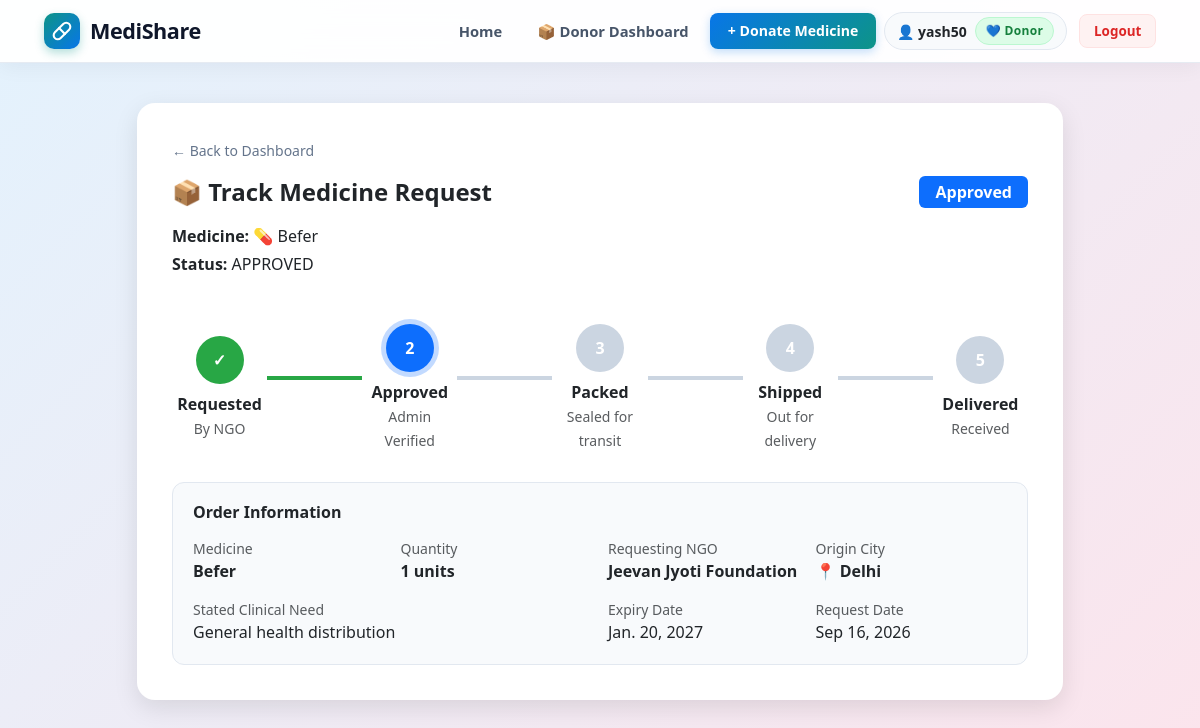
Page /track/52/ (signed in) on the committed database.
### core/models.py (models this page shows, shortened)
class User(AbstractUser):
    ROLE_CHOICES = (
        ('DONOR', 'Donor'),
        ('NGO', 'NGO'),
    )
    role = models.CharField(max_length=10, choices=ROLE_CHOICES, default='DONOR')
    phone = models.CharField(max_length=15, blank=True, null=True)
    address = models.TextField(blank=True, null=True)
    ngo_name = models.CharField(max_length=200, blank=True, null=True)
    NGO_STATUS_CHOICES = (
        ('PENDING', 'Pending Verification'),
        ('APPROVED', 'Approved'),
        ('REJECTED', 'Rejected'),
    )
    ngo_reg_number = models.CharField(max_length=100, blank=True, null=True)
    ngo_document = models.FileField(upload_to='ngo_documents/', blank=True, null=True)
    is_verified_ngo = models.BooleanField(default=False)
    ngo_verification_status = models.CharField(max_length=20, choices=NGO_STATUS_CHOICES, default='PENDING')

class MedicineRequest(models.Model):
    STATUS_CHOICES = [
        ('REQUESTED', 'Requested'),
        ('APPROVED', 'Approved'),
        ('PACKED', 'Packed'),
        ('SHIPPED', 'Shipped'),
        ('OUT_FOR_DELIVERY', 'Out for Delivery'),
        ('DELIVERED', 'Delivered'),
        ('REJECTED', 'Rejected'),
    ]
    ngo = models.ForeignKey(User, on_delete=models.CASCADE)
    donation = models.ForeignKey(MedicineDonation, on_delete=models.CASCADE)
    quantity = models.IntegerField(default=1)
    reason = models.TextField(blank=True, null=True)
    status = models.CharField(
        max_length=20,
        choices=STATUS_CHOICES,
        default='REQUESTED'
    )
    created_at = models.DateTimeField(auto_now_add=True)

class MedicineDonation(models.Model):
    STATUS_CHOICES = [
        ('PENDING', 'Pending'),
        ('APPROVED', 'Approved'),
        ('REJECTED', 'Rejected'),
    ]
    PACKAGING_CHOICES = [
        ('SEALED_BLISTER', 'Original Sealed Blister/Strip'),
        ('INTACT_BOTTLE', 'Unopened Bottle with Intact Seal'),
        ('ORIGINAL_BOX', 'Original Intact Box/Vial Pack'),
        ('OPENED_DAMAGED', 'Opened or Damaged Packaging (Ineligible)'),
    ]
    STORAGE_CHOICES = [
        ('ROOM_TEMPERATURE', 'Room Temperature (< 25°C)'),
        ('COLD_CHAIN', 'Refrigerated / Cold Chain (2°C - 8°C)'),
        ('COOL_DRY', 'Cool & Dry Place (< 30°C)'),
    ]
    donor = models.ForeignKey(User, on_delete=models.CASCADE)
    medicine_name = models.CharField(max_length=100)
    quantity = models.IntegerField()
    expiry_date = models.DateField()
    city = models.CharField(max_length=100)
    batch_number = models.CharField(max_length=50, blank=True, null=True, default='')
    manufacturer = models.CharField(max_length=100, blank=True, null=True, default='')
    packaging_condition = models.CharField(max_length=30, choices=PACKAGING_CHOICES, default='SEALED_BLISTER')
    is_opened = models.BooleanField(default=False)
    storage_conditions = models.CharField(max_length=30, choices=STORAGE_CHOICES, default='ROOM_TEMPERATURE')
    prescription_required = models.BooleanField(default=False)
    authenticity_declared = models.BooleanField(default=True)
    status = models.CharField(max_length=10, choices=STATUS_CHOICES, default='PENDING')
    image = models.ImageField(upload_to='medicine_images/', blank=True, null=True)

### core/views.py (the view)
# urls.py: path('track/<int:id>/', views.track_request, name='track_request'),
@login_required
def track_request(request, id):
    req = get_object_or_404(
        MedicineRequest,
        id=id
    )
    if not request.user.is_superuser and req.ngo != request.user and req.donation.donor != request.user:
        return get_user_dashboard_redirect(request.user)
    return render(
        request,
        'track.html',
        {'req': req}
    )

### core/templates/track.html (shortened to what this page needs)
<!DOCTYPE html>
<html>
<head>
<link href="https://cdn.jsdelivr.net/npm/bootstrap@5.3.0/dist/css/bootstrap.min.css" rel="stylesheet">
<link rel="stylesheet" href="https://cdn.jsdelivr.net/npm/bootstrap-icons@1.11.3/font/bootstrap-icons.min.css">
</head>
<body>
{% include 'navbar.html' %}
<div class="container">
<div class="row justify-content-center">
<div class="col-lg-10">
<div class="track-box">
<a href="{% if request.user.is_superuser %}/admin-dashboard/{% elif request.user.role == 'NGO' %}/ngo/{% else %}/dashboard/{% endif %}" class="back-btn">
    ← Back to Dashboard
</a>
<div class="d-flex justify-content-between align-items-center mb-3">
    <h4 class="mb-0 fw-bold">📦 Track Medicine Request</h4>
    <span class="badge {% if req.status == 'DELIVERED' %}bg-success{% elif req.status == 'REJECTED' %}bg-danger{% else %}bg-primary{% endif %} px-3 py-2 fs-6">
        {{ req.get_status_display }}
    </span>
</div>
<p class="mb-1"><strong>Medicine:</strong> 💊 {{ req.donation.medicine_name }}</p>
<p class="mb-3"><strong>Status:</strong> {{ req.status }}</p>
{% if req.status == 'REJECTED' %}
    <div class="alert alert-danger mt-4">
        <strong>Request Rejected:</strong> This medicine request was reviewed and could not be approved by the safety administration.
    </div>
{% else %}
    <div class="d-flex align-items-center mt-5 mb-4">
        <div class="step">
            <div class="circle {% if req.status == 'REQUESTED' %}active{% else %}done{% endif %}">
                {% if req.status != 'REQUESTED' %}✓{% else %}1{% endif %}
            </div>
            <p class="mt-2 mb-0 fw-semibold">Requested</p>
            <small class="text-muted">By NGO</small>
        </div>
        <div class="line {% if req.status != 'REQUESTED' %}done{% endif %}"></div>
        <div class="step">
            <div class="circle {% if req.status == 'APPROVED' %}active{% elif req.status in 'PACKED SHIPPED OUT_FOR_DELIVERY DELIVERED' %}done{% endif %}">
                {% if req.status in 'PACKED SHIPPED OUT_FOR_DELIVERY DELIVERED' %}✓{% else %}2{% endif %}
            </div>
            <p class="mt-2 mb-0 fw-semibold">Approved</p>
            <small class="text-muted">Admin Verified</small>
        </div>
        <div class="line {% if req.status in 'PACKED SHIPPED OUT_FOR_DELIVERY DELIVERED' %}done{% endif %}"></div>
        <div class="step">
            <div class="circle {% if req.status == 'PACKED' %}active{% elif req.status in 'SHIPPED OUT_FOR_DELIVERY DELIVERED' %}done{% endif %}">
                {% if req.status in 'SHIPPED OUT_FOR_DELIVERY DELIVERED' %}✓{% else %}3{% endif %}
            </div>
            <p class="mt-2 mb-0 fw-semibold">Packed</p>
            <small class="text-muted">Sealed for transit</small>
        </div>
        <div class="line {% if req.status in 'SHIPPED OUT_FOR_DELIVERY DELIVERED' %}done{% endif %}"></div>
        <div class="step">
            <div class="circle {% if req.status == 'SHIPPED' or req.status == 'OUT_FOR_DELIVERY' %}active{% elif req.status == 'DELIVERED' %}done{% endif %}">
                {% if req.status == 'DELIVERED' %}✓{% else %}4{% endif %}
            </div>
            <p class="mt-2 mb-0 fw-semibold">Shipped</p>
            <small class="text-muted">Out for delivery</small>
        </div>
        <div class="line {% if req.status == 'DELIVERED' %}done{% endif %}"></div>
        <div class="step">
            <div class="circle {% if req.status == 'DELIVERED' %}done active{% endif %}">
                {% if req.status == 'DELIVERED' %}✓{% else %}5{% endif %}
            </div>
            <p class="mt-2 mb-0 fw-semibold">Delivered</p>
            <small class="text-muted">Received</small>
        </div>
    </div>
{% endif %}
<div class="details-card">
    <h6 class="fw-bold mb-3">Order Information</h6>
    <div class="row g-3">
        <div class="col-md-3 col-6">
            <small class="text-muted d-block">Medicine</small>
            <strong>{{ req.donation.medicine_name }}</strong>
        </div>
        <div class="col-md-3 col-6">
            <small class="text-muted d-block">Quantity</small>
            <strong>{{ req.quantity }} units</strong>
        </div>
        <div class="col-md-3 col-6">
            <small class="text-muted d-block">Requesting NGO</small>
            <strong>{{ req.ngo.ngo_name|default:req.ngo.username }}</strong>
        </div>
        <div class="col-md-3 col-6">
            <small class="text-muted d-block">Origin City</small>
            <strong>📍 {{ req.donation.city }}</strong>
        </div>
        <div class="col-md-6 col-12">
            <small class="text-muted d-block">Stated Clinical Need</small>
            <span>{{ req.reason|default:"General health distribution" }}</span>
        </div>
        <div class="col-md-3 col-6">
            <small class="text-muted d-block">Expiry Date</small>
            <span>{{ req.donation.expiry_date }}</span>
        </div>
        <div class="col-md-3 col-6">
            <small class="text-muted d-block">Request Date</small>
            <span>{{ req.created_at|date:"M d, Y" }}</span>
        </div>
    </div>
</div>
</div>
</div>
</div>
</div>
</body>
</html>

### core/templates/navbar.html (shortened to what this page needs)
<nav class="navbar navbar-expand-lg medishare-navbar">
  <div class="container-fluid px-lg-4">
    <a class="medishare-brand" href="/">
      <div class="medishare-brand-icon">
        <svg width="20" height="20" viewBox="0 0 24 24" fill="none" stroke="currentColor" stroke-width="2.5" stroke-linecap="round" stroke-linejoin="round">
          <path d="m10.5 20.5 10-10a4.95 4.95 0 1 0-7-7l-10 10a4.95 4.95 0 1 0 7 7Z"></path>
          <path d="m8.5 8.5 7 7"></path>
        </svg>
      </div>
      <span>MediShare</span>
    </a>
    <div class="collapse navbar-collapse justify-content-end" id="medishareNavbar">
      <ul class="navbar-nav align-items-lg-center gap-2 mt-3 mt-lg-0">
        <li class="nav-item">
          <a class="medishare-nav-link" href="/">
            <span>Home</span>
          </a>
        </li>
        {% if user.is_authenticated %}
          {% if user.is_superuser %}
            <li class="nav-item">
              <a class="medishare-nav-link text-primary fw-bold" href="{% url 'admin_dashboard' %}">
                <span>🛡️ Admin Portal</span>
              </a>
            </li>
          {% elif user.role == 'NGO' %}
            <li class="nav-item">
              <a class="medishare-nav-link text-primary fw-bold" href="{% url 'ngo_dashboard' %}">
                <span>🏥 Medicine Marketplace</span>
              </a>
            </li>
          {% else %}
            <li class="nav-item">
              <a class="medishare-nav-link text-primary fw-bold" href="{% url 'dashboard' %}">
                <span>📦 Donor Dashboard</span>
              </a>
            </li>
            <li class="nav-item">
              <a class="btn-nav-donate" href="{% url 'add_donation' %}">
                <span>+ Donate Medicine</span>
              </a>
            </li>
          {% endif %}
          <li class="nav-item">
            <div class="user-badge-pill">
              <span class="fw-semibold text-dark small">👤 {{ user.username }}</span>
              {% if user.is_superuser %}
                <span class="medishare-role-badge badge-role-admin">👑 Admin</span>
              {% elif user.role == 'NGO' %}
                <span class="medishare-role-badge badge-role-ngo">🏥 {{ user.ngo_name|default:"NGO Partner" }}</span>
              {% else %}
                <span class="medishare-role-badge badge-role-donor">💙 Donor</span>
              {% endif %}
            </div>
          </li>
          <li class="nav-item ms-lg-1">
            <a class="btn-nav-logout" href="{% url 'logout' %}">
              <span>Logout</span>
            </a>
          </li>
        {% endif %}
      </ul>
    </div>
  </div>
</nav>

### core/templates/track.html (style rules this page uses)
body { background: linear-gradient(135deg, #e3f2fd, #fce4ec); font-family: 'Segoe UI', sans-serif; min-height: 100vh; padding-bottom: 50px; }
.track-box { background: white; padding: 35px; border-radius: 18px; box-shadow: 0 8px 25px rgba(0,0,0,0.1); margin-top: 40px; }
.step { text-align: center; flex: 1; }
.circle { width: 48px; height: 48px; border-radius: 50%; background: #cbd5e1; margin: auto; line-height: 48px; color: white; font-weight: bold; font-size: 16px; transition: all .3s; }
.active { background: #0d6efd; box-shadow: 0 0 0 5px rgba(13, 110, 253, 0.25); }
.done { background: #28a745; }
.line { height: 4px; background: #cbd5e1; flex: 1; margin-top: -20px; }
.line.done { background: #28a745; }
.details-card { background: #f8fafc; border: 1px solid #e2e8f0; border-radius: 12px; padding: 20px; margin-top: 30px; }
.back-btn { text-decoration: none; color: #64748b; font-size: 14px; display: inline-flex; align-items: center; gap: 5px; margin-bottom: 15px; }

### core/templates/navbar.html (style rules this page uses)
.medishare-navbar { background: rgba(255, 255, 255, 0.94) !important; backdrop-filter: blur(12px); -webkit-backdrop-filter: blur(12px); border-bottom: 1px solid rgba(226, 232, 240, 0.85); box-shadow: 0 4px 20px rgba(15, 23, 42, 0.05); padding: 0.75rem 1.25rem; position: sticky; top: 0; z-index: 1040; transition: all 0.25s ease; }
.medishare-brand { display: flex; align-items: center; gap: 10px; font-weight: 800; font-size: 1.35rem; color: #0f172a !important; text-decoration: none; letter-spacing: -0.02em; }
.medishare-brand-icon { width: 36px; height: 36px; background: linear-gradient(135deg, #0d9488, #0876e8); border-radius: 10px; display: flex; align-items: center; justify-content: center; color: #ffffff; font-size: 1.15rem; box-shadow: 0 4px 10px rgba(13, 148, 136, 0.3); flex-shrink: 0; }
.medishare-nav-link { font-weight: 600; color: #475569 !important; padding: 0.45rem 0.85rem !important; border-radius: 8px; font-size: 0.92rem; text-decoration: none; display: inline-flex; align-items: center; gap: 6px; transition: all 0.2s ease; }
.medishare-role-badge { font-size: 0.75rem; font-weight: 700; letter-spacing: 0.03em; padding: 4px 10px; border-radius: 9999px; display: inline-flex; align-items: center; gap: 4px; }
.badge-role-donor { background-color: #dcfce7; color: #15803d; border: 1px solid #bbf7d0; }
.btn-nav-donate { background: linear-gradient(135deg, #0876e8, #0d9488); color: #ffffff !important; border: none; font-weight: 600; font-size: 0.88rem; border-radius: 8px; padding: 0.45rem 1.1rem; display: inline-flex; align-items: center; gap: 6px; text-decoration: none; box-shadow: 0 3px 10px rgba(8, 118, 232, 0.25); transition: all 0.2s ease; }
.btn-nav-logout { color: #dc2626; background: #fef2f2; border: 1px solid #fee2e2; font-weight: 600; font-size: 0.84rem; border-radius: 8px; padding: 0.4rem 0.85rem; text-decoration: none; display: inline-flex; align-items: center; gap: 5px; transition: all 0.2s ease; }
.user-badge-pill { background: #f8fafc; border: 1px solid #e2e8f0; border-radius: 9999px; padding: 4px 12px; display: inline-flex; align-items: center; gap: 8px; }

### rows in the picture
User: username "yash50"
MedicineRequest: status "Approved", donation.medicine_name "Befer", status "APPROVED", quantity "1", ngo.ngo_name "Jeevan Jyoti Foundation", donation.city "Delhi", reason "General health distribution", donation.expiry_date "Jan. 20, 2027", created_at "Sep 16, 2026"
